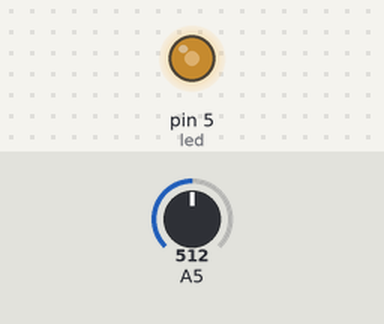
This sketch was run on a simulated Arduino Uno, built with avr-gcc and run on an emulated ATmega328P. Shown: output pins drawn as LEDs (lit = HIGH). Inputs (shaded band) come from the test bench; at power-on: A5 = 512.

Above: at 1.2 s.
1.3 s: A5 set to 716
At 2.4 s:
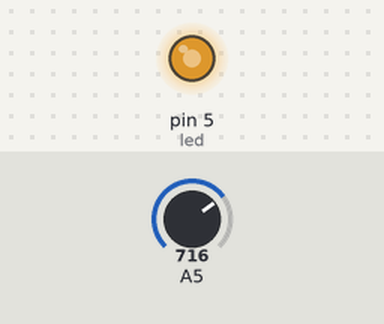
2.8 s: A5 set to 900
At 3.5 s:
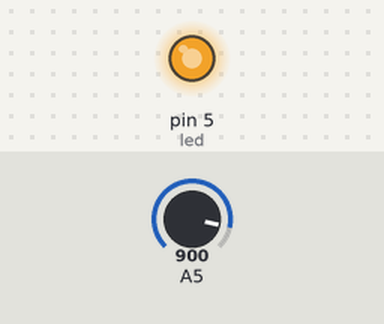
4.3 s: A5 set to 122
At 4.7 s:
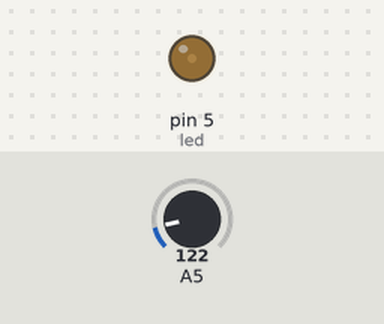
5.8 s: A5 set to 0
At 7.0 s:
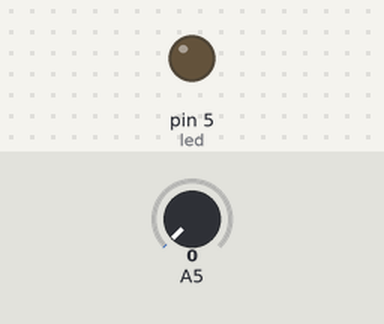
Timing chart, 0 to 8.3 s (numbered marks = the images above; inputs shaded):
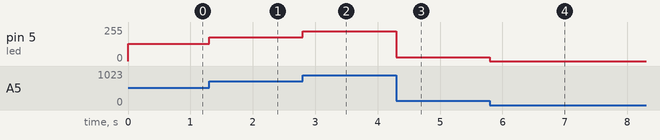

The sketch:

User_Program2_2.ino
```cpp
/*Software 1073 Arduino BoeBots
User Program
Method stubs are pre-made. add your own code to complete the challenge!

Program Task: Dim the led on pin 5 using the potentiometer, so that as the potentiometer is turned, the brightness is adjusted
Feel free to view the example program within the same folder if you need help!
*/
int led = 5;
int p = 5;
void setup(){
  pinMode(led, OUTPUT);

}

void loop(){
  int dimVal = analogRead(5);
  int ledVal = dimVal / 4 ;
  analogWrite(led, ledVal);
}
```

Measured:
- after the input at 1.3 s, pin 5 (led): 128/255 → 179/255 at once
- after the input at 2.8 s, pin 5 (led): 179/255 → 225/255 at once
- after the input at 4.3 s, pin 5 (led): 225/255 → 30/255 at once
- after the input at 5.8 s, pin 5 (led): 30/255 → 0/255 at once
